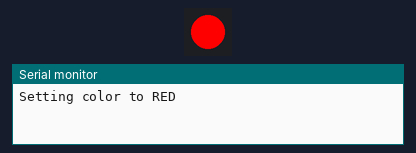
This sketch was run on a simulated ESP32-S3. On the bench: 1 RGB LEDs in strip order, left to right, the last lines printed to the serial monitor.

Above: at 1.0 s.
At 3.0 s:
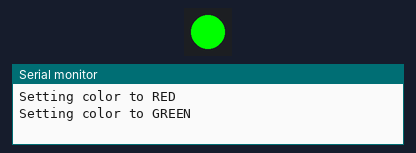
At 5.0 s:
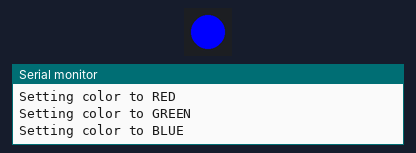
At 11.0 s:
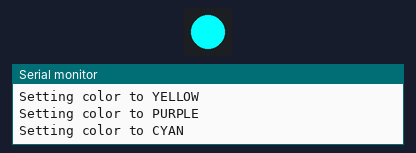
Timing chart, 0 to 15.6 s (numbered marks = the images above):
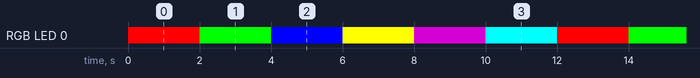

The sketch:

blinker.ino
```cpp
// Board bring-up blink test.
//
// ESP32-S3 dev boards drive the onboard addressable RGB LED on GPIO 48.
// The classic ESP32 DevKitC (WROOM-32) has no RGB LED, so it toggles a
// plain digital pin on GPIO 2 instead. Both print to serial, so the board
// can be confirmed alive even when no LED is fitted.

#if CONFIG_IDF_TARGET_ESP32S3

#include <Adafruit_NeoPixel.h>

#define RGB_BUILTIN  48   // Most ESP32-S3 dev boards use GPIO 48 for the onboard RGB
#define NUM_PIXELS   1    // Only one LED on board

Adafruit_NeoPixel pixels(NUM_PIXELS, RGB_BUILTIN, NEO_GRB + NEO_KHZ800);

void setup() {
    Serial.begin(9600);
    pixels.begin();
    pixels.show();
}

void loop() {
    Serial.println("Setting color to RED");
    pixels.setPixelColor(0, pixels.Color(255, 0, 0));
    pixels.show();
    delay(2000);

    Serial.println("Setting color to GREEN");
    pixels.setPixelColor(0, pixels.Color(0, 255, 0));
    pixels.show();
    delay(2000);

    Serial.println("Setting color to BLUE");
    pixels.setPixelColor(0, pixels.Color(0, 0, 255));
    pixels.show();
    delay(2000);

    Serial.println("Setting color to YELLOW");
    pixels.setPixelColor(0, pixels.Color(255, 255, 0));
    pixels.show();
    delay(2000);

    Serial.println("Setting color to PURPLE");
    pixels.setPixelColor(0, pixels.Color(128, 0, 128));
    pixels.show();
    delay(2000);

    Serial.println("Setting color to CYAN");
    pixels.setPixelColor(0, pixels.Color(0, 255, 255));
    pixels.show();
    delay(2000);
}

#else

#define LED_PIN 2   // Classic ESP32 DevKitC user LED

int blinkCounter = 0;

void setup() {
    Serial.begin(9600);
    delay(500);

    pinMode(LED_PIN, OUTPUT);

    Serial.println();
    Serial.println("Blink test");
    Serial.println("==========");
    Serial.print("LED pin: GPIO ");
    Serial.println(LED_PIN);
    Serial.println();
}

void loop() {
    blinkCounter++;

    digitalWrite(LED_PIN, HIGH);
    Serial.print("Blink #");
    Serial.print(blinkCounter);
    Serial.println(" - ON");
    delay(500);

    digitalWrite(LED_PIN, LOW);
    Serial.println("           OFF");
    delay(500);
}

#endif
```

Measured:
- by itself, RGB LED 0: repeats every 12.0 s: RGB(0, 255, 0) 2.0 s, RGB(0, 0, 255) 2.0 s, RGB(255, 255, 0) 2.0 s, RGB(128, 0, 128) 2.0 s, RGB(0, 255, 255) 2.0 s, RGB(255, 0, 0) 2.0 s
- by itself, everything shown: repeats every 12.0 s, in 6 steps
